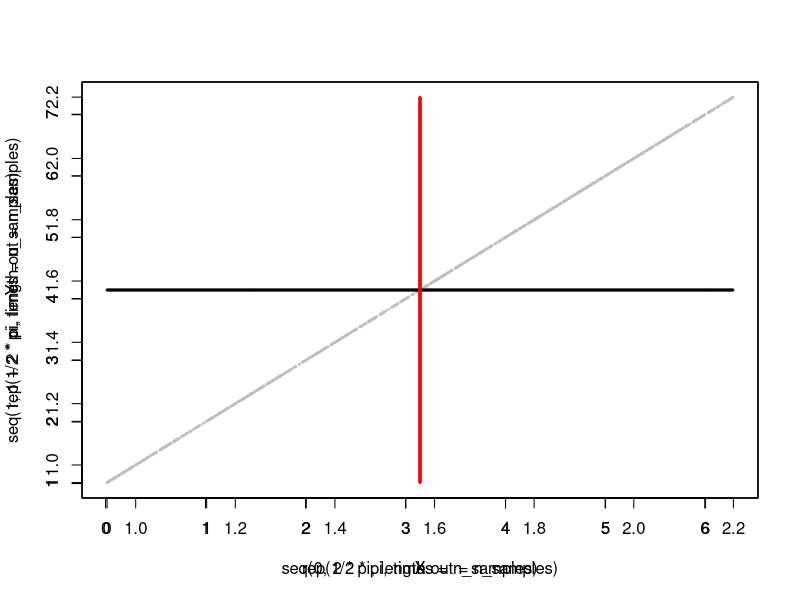
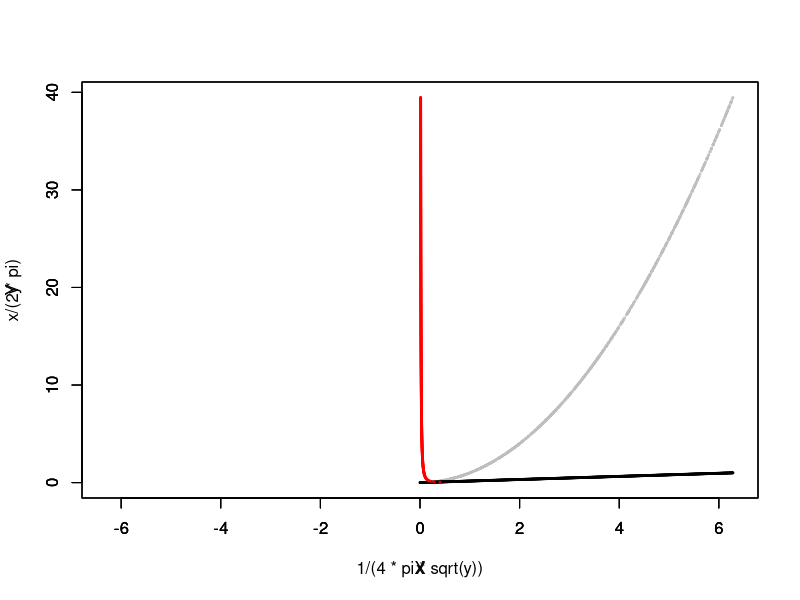
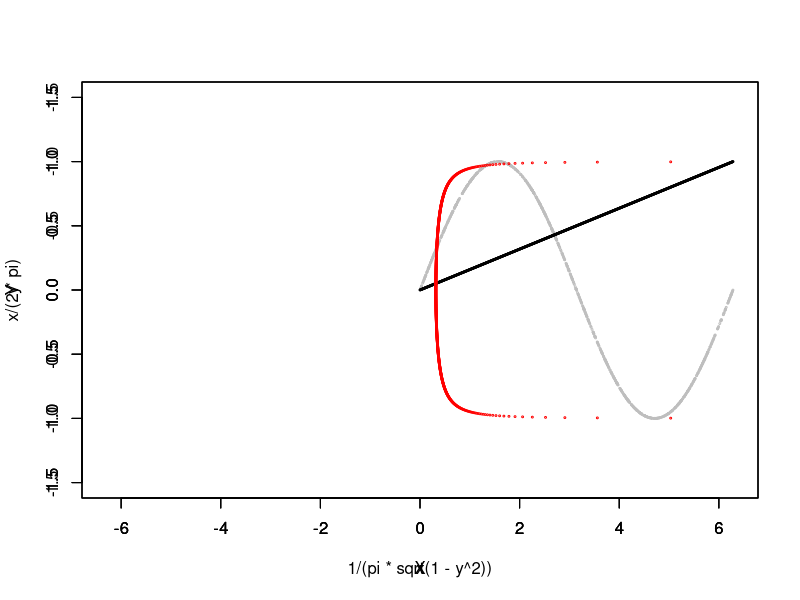
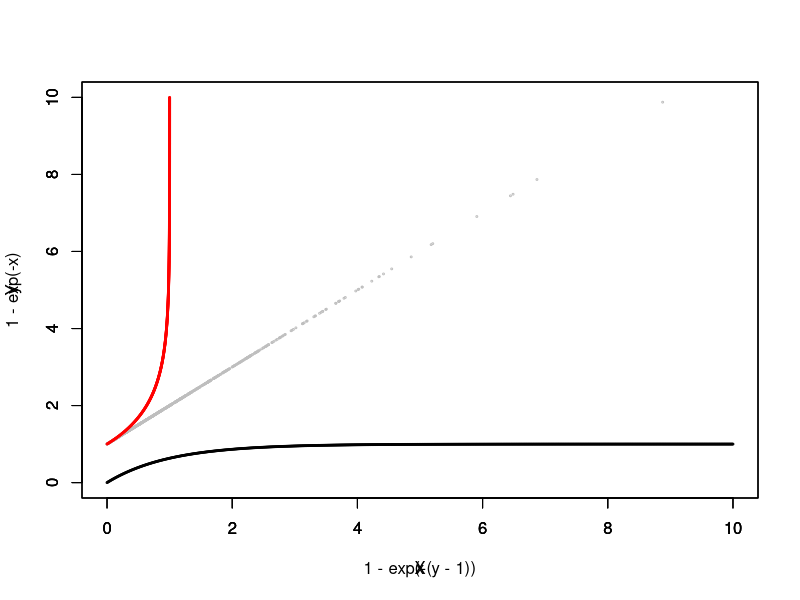
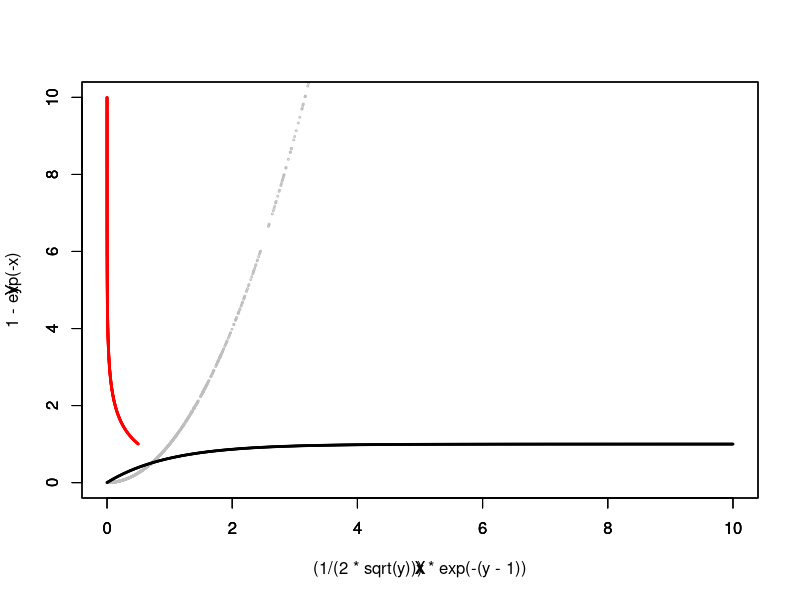
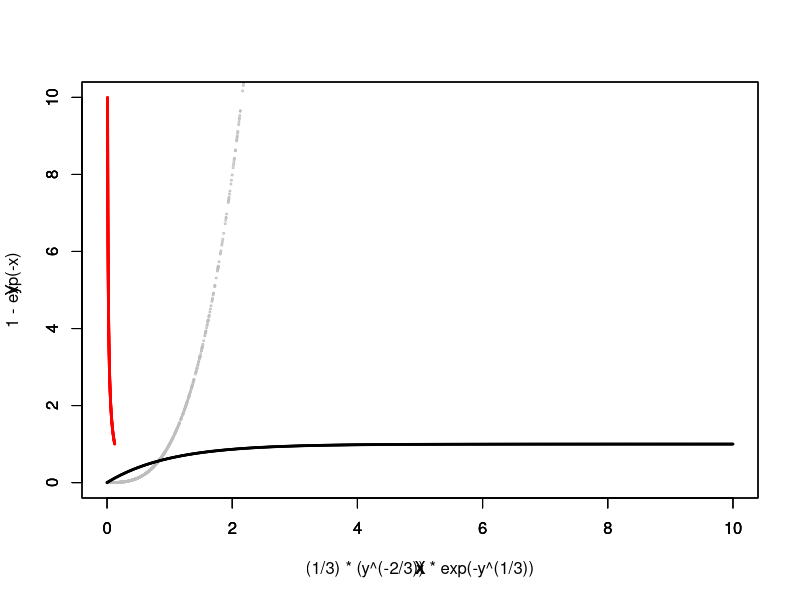
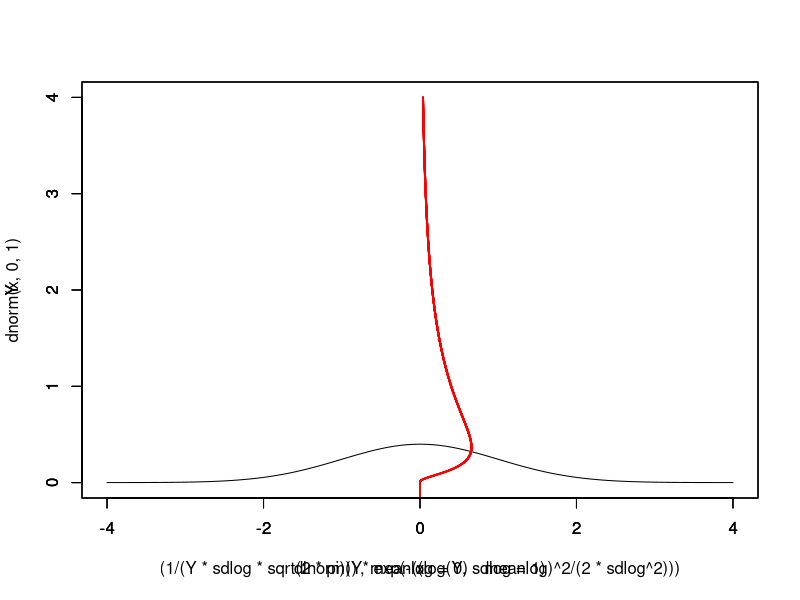
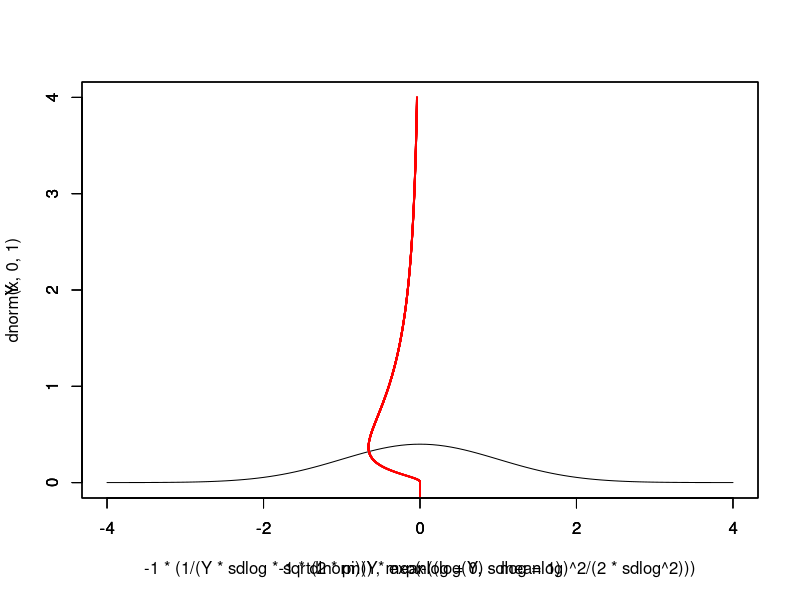

Recreate these plots in R, in order.
## ---- chunk 1
n_samples <- 1000
X <- runif(n_samples, min = 0, max = 2 * pi)
Y <- X + 1
plot(X,Y, cex=0.25, col="gray")
par(new=T)
plot(seq(0,2*pi, length.out=n_samples), rep(1/2*pi, times=n_samples), cex=0.25)
par(new=T)
plot(rep(1/2*pi, times=n_samples), seq(1, 1+2*pi, length.out=n_samples), cex=0.25, col="red")
## ---- chunk 2
n_samples <- 1000
X <- runif(n_samples, min = 0, max = 2 * pi)
Y <- X^2
plot(X,Y, cex=0.25, xlim=c(-2*pi,2*pi), ylim=c(0,4*pi*pi), col="gray")
par(new=T)
x <- seq(0,2*pi, length.out=n_samples)
plot(x, x/(2*pi), xlim=c(-2*pi,2*pi), ylim=c(0,4*pi*pi), cex=0.25)
par(new=T)
y <- seq(0, 4*pi*pi, length.out=n_samples)
plot(1/(4*pi*sqrt(y)), y, xlim=c(-2*pi,2*pi), ylim=c(0,4*pi*pi), cex=0.25, col="red")
## ---- chunk 3
n_samples = 1000
X <- runif(n_samples, min = 0, max = 2 * pi)
Y <- sin(X)
plot(X,Y, cex=0.25, xlim=c(-2*pi,2*pi), ylim=c(-1.5,1.5), col="gray")
par(new=T)
x <- seq(0,2*pi, length.out=n_samples)
plot(x, x/(2*pi), xlim=c(-2*pi,2*pi), ylim=c(-1.5, 1.5), cex=0.25)
par(new=T)
y <- seq(-1, 1, length.out=n_samples)
plot(1/(pi*sqrt(1-y^2)), y, xlim=c(-2*pi,2*pi), ylim=c(1.5, -1.5), cex=0.25, col="red")
## ---- chunk 4
n_samples = 1000
X <- rexp(n_samples, 1)
Y <- X + 1
plot(X,Y, xlim=c(0,10), ylim=c(0,10), cex=0.25, col="gray")
par(new=T)
x <- seq(0, 10, length.out=n_samples)
plot(x, 1 - exp(-x), xlim=c(0,10), ylim=c(0,10), cex=0.25)
par(new=T)
y <- seq(1,10, length.out=n_samples)
plot(1-exp(-(y-1)), y, xlim=c(0,10), ylim=c(0,10), cex=0.25, col="red")
## ---- chunk 5
n_samples = 1000
X <- rexp(n_samples, 1)
Y <- X^2
plot(X,Y, xlim=c(0,10), ylim=c(0,10), cex=0.25, col="gray")
par(new=T)
x <- seq(0, 10, length.out=n_samples)
plot(x, 1 - exp(-x), xlim=c(0,10), ylim=c(0,10), cex=0.25)
par(new=T)
y <- seq(1,10, length.out=n_samples)
plot((1/(2*sqrt(y)))*exp(-(y-1)), y, xlim=c(0,10), ylim=c(0,10), cex=0.25, col="red")
## ---- chunk 6
n_samples = 1000
X <- rexp(n_samples, 1)
Y <- X^3
plot(X,Y, xlim=c(0,10), ylim=c(0,10), cex=0.25, col="gray")
par(new=T)
x <- seq(0, 10, length.out=n_samples)
plot(x, 1 - exp(-x), xlim=c(0,10), ylim=c(0,10), cex=0.25)
par(new=T)
y <- seq(1,10, length.out=n_samples)
plot((1/3)*(y^(-2/3))*exp(-y^(1/3)), y, xlim=c(0,10), ylim=c(0,10), cex=0.25, col="red")
## ---- chunk 7
curve(dnorm(x, 0, 1), -4, 4, ylim=c(0,4))
Y <- seq(-4, 4, length.out=10000)
meanlog <- 0
sdlog <- 1
par(new=TRUE)
plot((1 / (Y * sdlog * sqrt(2 * pi))) * exp(-((log(Y) - meanlog)^2 / (2 * sdlog^2))), 
     Y,
     xlim=c(-4,4), 
     ylim=c(0,4), 
     cex=0.1, 
     col="gray")
par(new=TRUE)
plot(dlnorm(Y, meanlog=0, sdlog = 1), Y, xlim=c(-4,4), ylim=c(0,4), cex=0.1, col="red")
## ---- chunk 8
curve(dnorm(x, 0, 1), -4, 4, ylim=c(0,4))
Y <- seq(-4, 4, length.out=10000)
meanlog <- 0
sdlog <- 1
par(new=TRUE)
plot(-1*(1 / (Y * sdlog * sqrt(2 * pi))) * exp(-((log(Y) - meanlog)^2 / (2 * sdlog^2))), 
     Y,
     xlim=c(-4,4), 
     ylim=c(0,4), 
     cex=0.1, 
     col="gray")
par(new=TRUE)
plot(-1*dlnorm(Y, meanlog=0, sdlog = 1), Y, xlim=c(-4,4), ylim=c(0,4), cex=0.1, col="red")
## ---- chunk 9
curve(dnorm(x, 0, 1), -4, 4, ylim=c(-0.1,4))
sd <- 1
Y <- seq(0,4, length.out=1000)
X <- (sqrt(2) / (sd * sqrt(pi))) * exp(-Y^2 / (2 * sd^2))
par(new=TRUE)
plot(X, Y, type="l", xlim=c(-4,4), ylim=c(-0.1,4), col="red")
